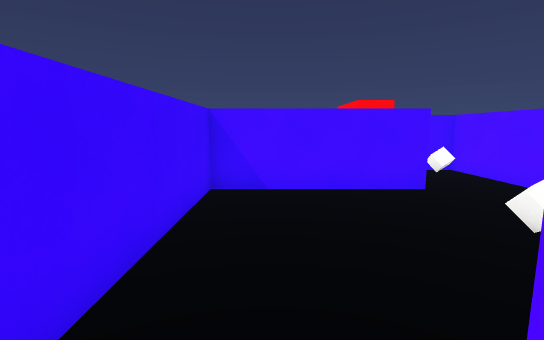
view 1 (above)

13 first-person views from a walk through a 3-D level made in the Unity game engine. The camera is 1.5 m above the floor, tilts 8° down and sees 85° across. The floor is counted in squares, 1 m on a side. Each view is taken from the middle of a square. On the plan, view 1 faces up. The plan holds only what a view shows up to about 15 squares ahead; the rest is blank. The player is left out. Surface patterns are stand-ins for the level's own textures.

view 2
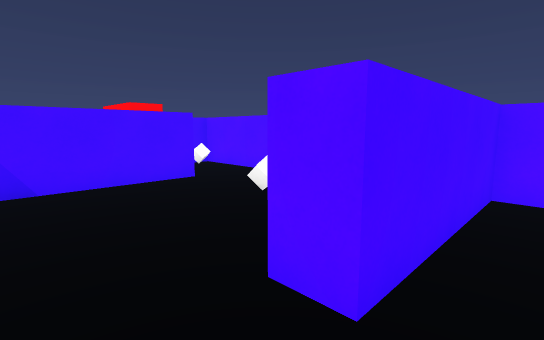

view 3
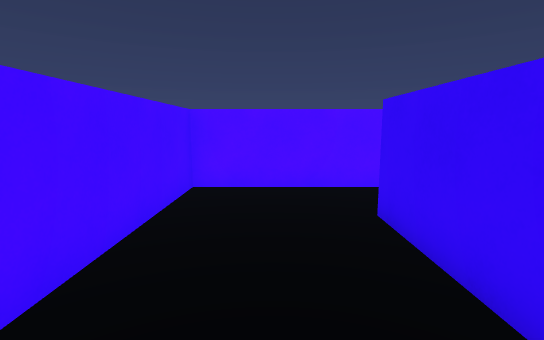

view 4
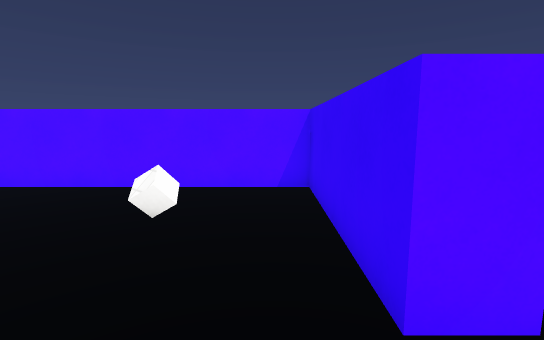

view 5
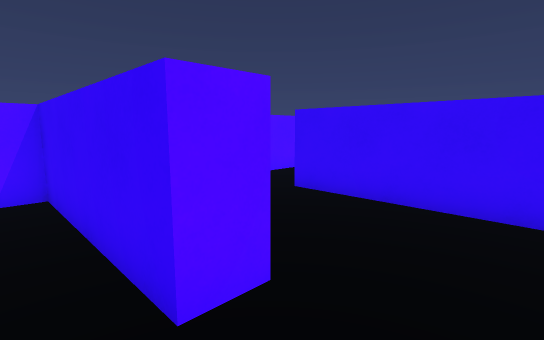

view 6
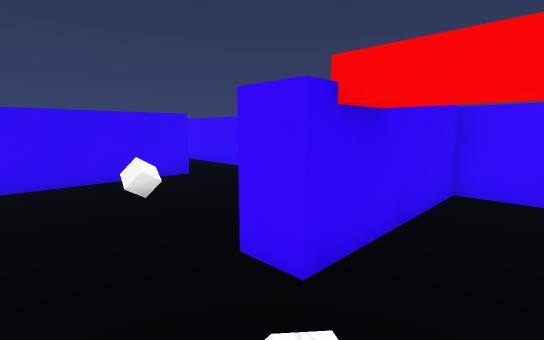

view 7
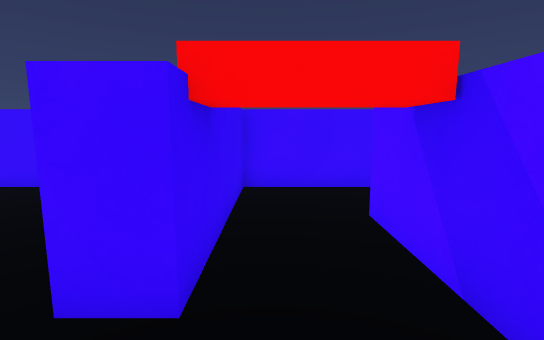

view 8
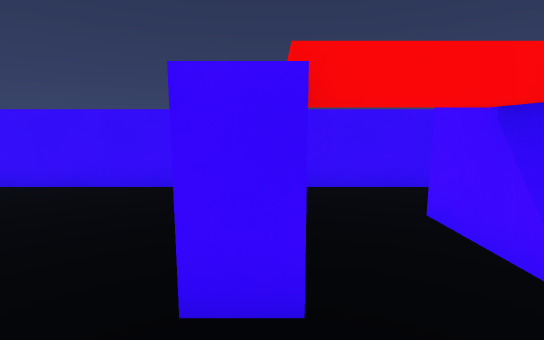

view 9
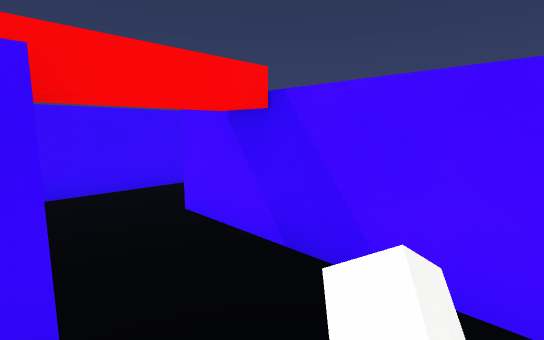

view 10
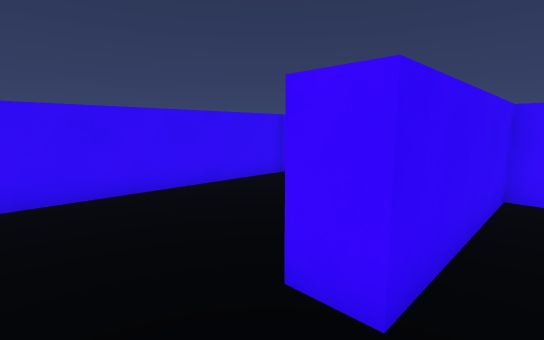

view 11
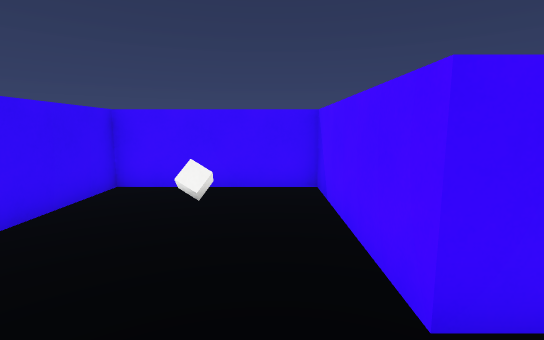

view 12
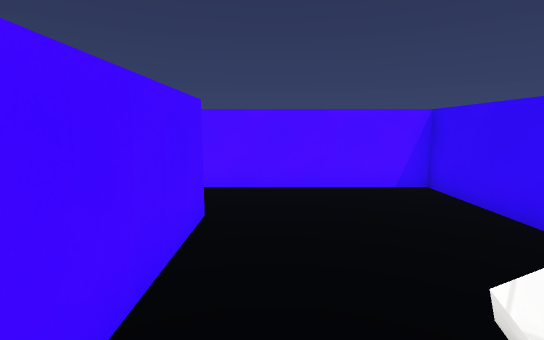

view 13
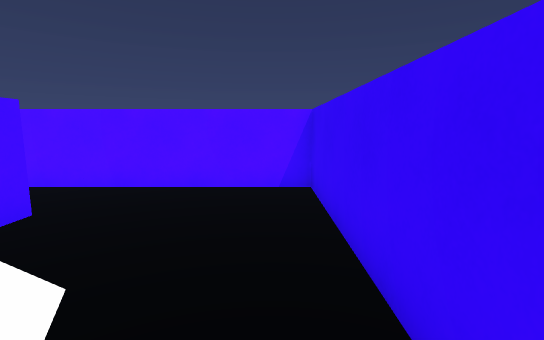

### Floor plan
Points are (right, up) in squares from view 1. A wall is a line through its corners. A room is listed if a view was taken in it or the views show most of it. See-through windows are left out.
Room 1 (views 1, 2, 3, 10)
walls: (-1.5, 1.4) (-1.5, -3.8) (4, -3.8) (4, -4.8); (6.5, -5.5) (6.5, 0) (1, 0) (1, 1)
ways out: opening at (-0.5, 0.5) to room 2; opening at (5.5, -4.5) to room 3
Room 2 (views 4, 5, 6, 7, 8, 9)
walls: (1, 1) (6.5, 1) (6.5, 10.7) (0.9, 10.7); (-1.5, 10.4) (-1.5, 8.3) (3.8, 8.3) (3.8, 7.3) (-1.5, 7.3) (-1.5, 1.4)
ways out: opening at (-0.5, 0.5) to room 1
objects: cube (5, 10)
Room 3 (views 11, 12, 13)
walls: (4, -4.8) (-1.5, -4.8) (-1.5, -10) (6.5, -10) (6.5, -5.5)
ways out: opening at (5.5, -4.5) to room 1
objects: cube (0, -8)

Positions as (right, up) in squares from view 1, and headings:
1: (0, 0), facing up
2: (-1, -1), facing up-right
3: (-1, -2), facing right
4: (-1, 2), facing right
5: (-1, 2), facing down-right
6: (6, 10), facing down-left
7: (6, 9), facing left
8: (6, 8), facing left
9: (6, 8), facing up-left
10: (6, -3), facing down-left
11: (6, -6), facing left
12: (-1, -6), facing right
13: (-1, -9), facing right
